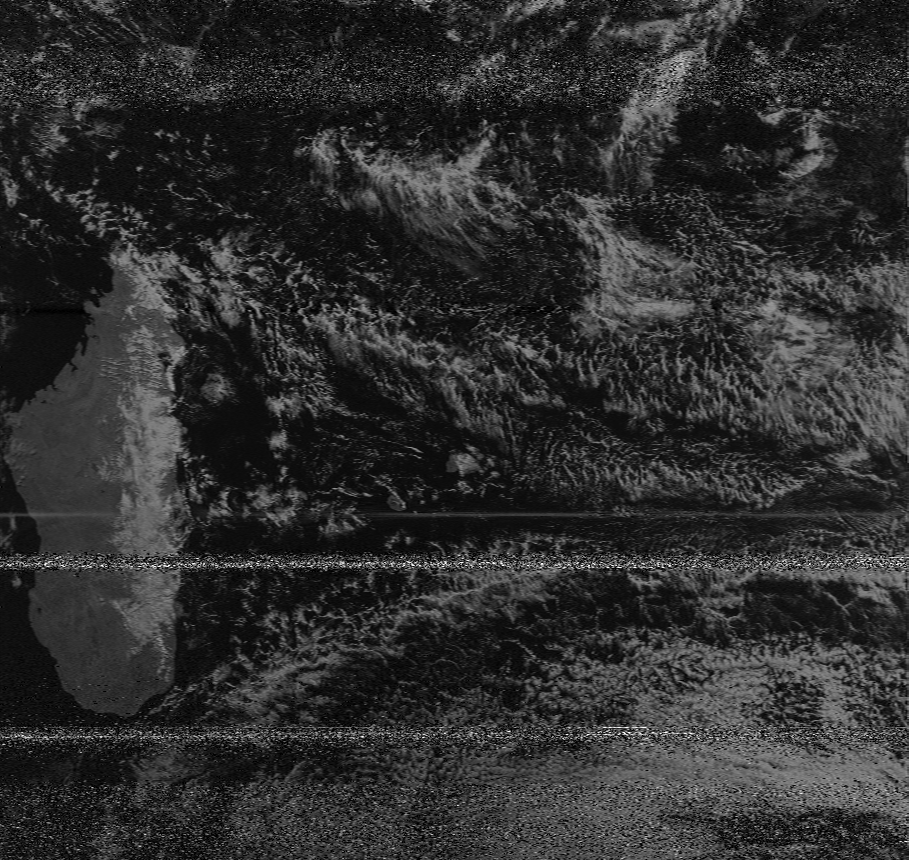
#> input picture data/2025-07-11_05-39_noaa_apt_137MHz/AVHRR-2.png, 909 x 860 px
$ jupyter execute --allow-errors pcortest.ipynb   (shell and % lines are left out)
#> lines starting #> are read from the running program, lines starting #| are printed output that depends on the picture
[cell 1]
import pandas as pd
import matplotlib.pyplot as plt
import cbor2

#> (a cell that did not finish here is left out)

[cell 3]
import matplotlib.pyplot as plt
from PIL import Image
import numpy as np

img = Image.open("data/2025-07-11_05-39_noaa_apt_137MHz/AVHRR-2.png").convert("L")  # channel 2
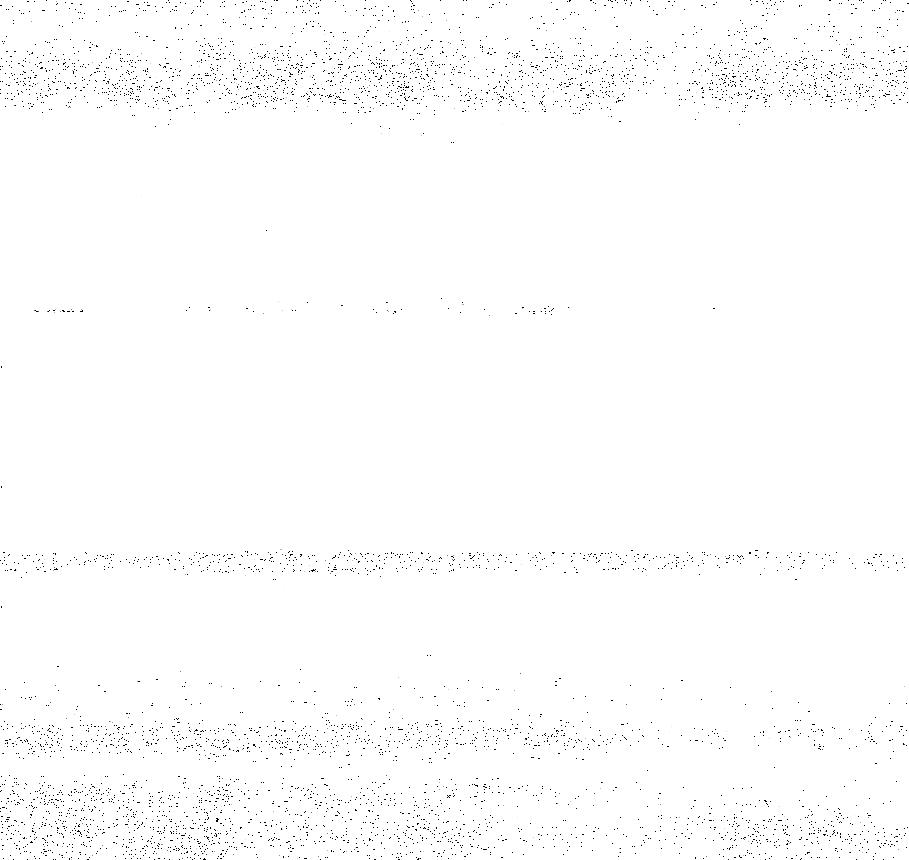
#> img: PIL image 909x860 L; min 0, max 255, mean 252.8
arr = np.array(img)

# Scale using calibration range (0-1.0 for this channel)
arr_scaled = arr / 255.0  # since bit_depth = 8

plt.imshow(arr_scaled, cmap="gray")
plt.colorbar(label="Reflectance")
plt.title("AVHRR Channel 2 Reflectance")
plt.show()
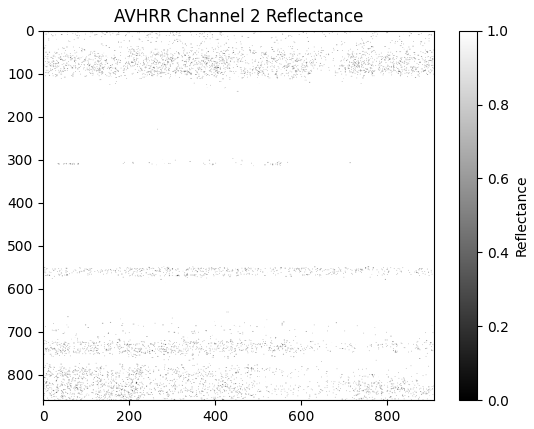
#> figure drawn by matplotlib, 2 panels

[cell 4]
import cartopy.crs as ccrs
import matplotlib.pyplot as plt
from PIL import Image
import numpy as np

img = np.array(Image.open("data/2025-07-11_05-39_noaa_apt_137MHz/AVHRR-2.png"))
#> img is the input picture: shape (860, 909) uint16; min 0, max 65535, mean 12013
